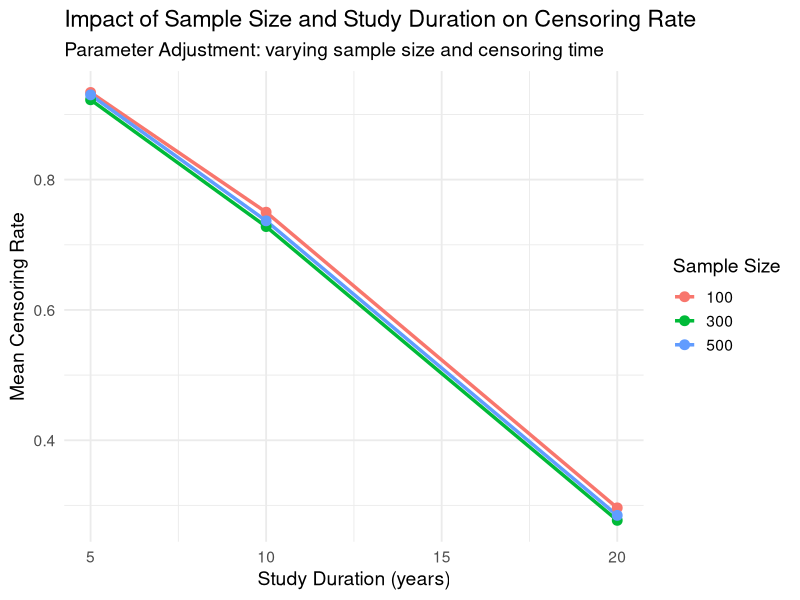
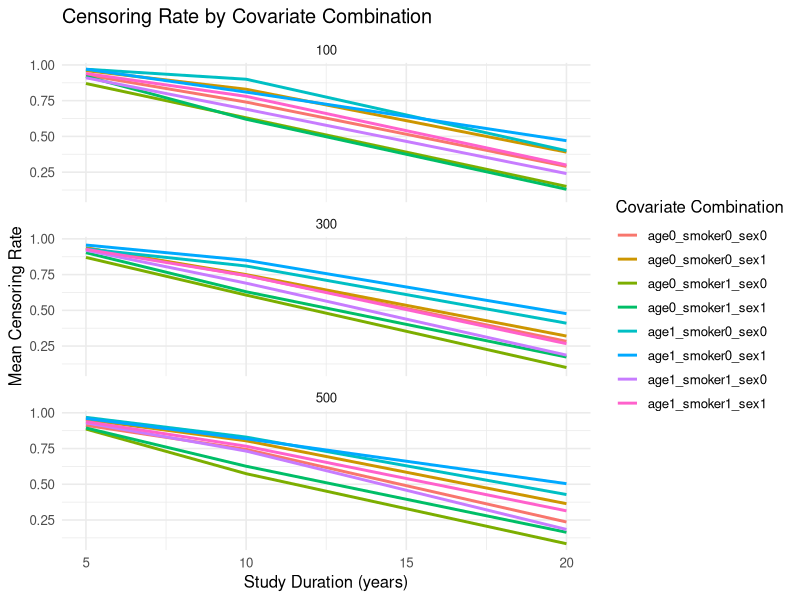

The R source for these figures, in order:
# AFT Weibull Simulation with Multiple Sample Sizes and Censoring Schemes
# Model: T = T_0 * exp(η_AFT) where T_0 ~ Weibull(shape=α, scale=β)
# η_AFT = b_age * age_binary + b_smoker * smoker + b_sex * sex
# Covariates: age (0=<70, 1=≥70), smoker (0=non-smoker, 1=smoker), sex (0=female, 1=male)

# For each covariate combination, generate n_points patients from that distribution
# Then apply 3 censoring times to each dataset

###Generate the data
set.seed(3456)

# Sample sizes to generate
n_points <- c(100, 300, 500)

# Censoring times (study end dates)
time1 <- 5  # years
time2 <- 10  # years  
time3 <- 20  # years
censoring_times <- c(time1, time2, time3)

# AFT Weibull parameters
alpha <- 2.1                 # Weibull shape parameter
L_med <- 15                  # Desired median lifetime for baseline group (years)
beta <- L_med / (log(2))^(1 / alpha)  # Weibull scale parameter

# AFT coefficients (for binary covariates)
b_age <- 0.2                 # Age effect (1=≥70 years vs 0=<70 years)
b_smoker <- -0.3              # Smoking effect (1=smoker vs 0=non-smoker)
b_sex <- 0.1                 # Sex effect (1=male vs 0=female)

# All 8 covariate combinations, all binary covariates
covariate_combos <- expand.grid(age = 0:1, smoker = 0:1, sex = 0:1)

#make names in the covariate_combos dataframe --> used for dataset naming later
covariate_combos$combo_label <- paste0(
  "age", covariate_combos$age, 
  "_smoker", covariate_combos$smoker,
  "_sex", covariate_combos$sex
)

generate_AFT_times <- function(n, age_val, smoker_val, sex_val, 
                               alpha, beta, b_age, b_smoker, b_sex) {
  # Calculate η_AFT for this covariate combination (same for all n patients)
  eta_AFT <- b_age * age_val + b_smoker * smoker_val + b_sex * sex_val
  
  T_0 <- rweibull(n, shape = alpha, scale = beta)
  
  points <- T_0 * exp(eta_AFT)
  
  return(list(
    eta_AFT = rep(eta_AFT, n),  # Same for all patients in this combo
    T_0 = T_0,
    points = points
  ))
}

apply_censoring <- function(points, censoring_time) {
  time_obs <- pmin(points, censoring_time)
  event_obs <- as.numeric(points <= censoring_time)
  censoring_rate <- 1 - mean(event_obs)
  
  return(list(
    time_obs = time_obs,
    event_obs = event_obs,
    censoring_rate = censoring_rate
  ))
}



###Run simulation
datasets <- list()
metadata_summary <- data.frame()

# Loop through sample sizes
for (n in n_points) {
  # Loop through all covariate combinations
  for (i in 1:nrow(covariate_combos)) {
    combo <- covariate_combos[i, ]
    combo_label <- combo$combo_label
    
    # Generate n_points event times for this covariate combination
    true_times <- generate_AFT_times(n, combo$age, combo$smoker, combo$sex,
                                     alpha, beta, b_age, b_smoker, b_sex)
    
    # Create base dataset with true times
    base_data <- data.frame(
      id = 1:n,
      age = rep(combo$age, n),
      smoker = rep(combo$smoker, n),
      sex = rep(combo$sex, n),
      combo_label = rep(combo_label, n),
      eta_AFT = true_times$eta_AFT,
      T_0 = true_times$T_0,
      points = true_times$points
    )
    
    # Apply each censoring scheme
    for (c_time in censoring_times) {
      c_name <- paste0("time", c_time)
      
      # Apply censoring
      censored <- apply_censoring(base_data$points, c_time)
      
      # Create censored dataset
      censored_data <- data.frame(
        base_data,
        censoring_time = c_time,
        time_obs = censored$time_obs,
        event_obs = censored$event_obs,
        censoring_rate = censored$censoring_rate
      )
      
      # Dataset name for flat structure
      dataset_name <- paste0("n", n, "_", combo_label, "_", c_name)
      
      # Store in flat structure
      datasets[[dataset_name]] <- list(
        data = censored_data,
        metadata = list(
          n_points = n,
          combo_label = combo_label,
          age = combo$age,
          smoker = combo$smoker,
          sex = combo$sex,
          censoring_time = c_time,
          censoring_rate = censored$censoring_rate,
          alpha = alpha,
          beta = beta,
          L_med = L_med,
          b_age = b_age,
          b_smoker = b_smoker,
          b_sex = b_sex,
          eta_AFT = true_times$eta_AFT[1],
          mean_points = mean(base_data$points),
          median_points = median(base_data$points),
          mean_time_obs = mean(censored$time_obs),
          n_events = sum(censored$event_obs),
          n_censored = sum(1 - censored$event_obs)
        )
      )
      
      # Add to summary table
      metadata_summary <- rbind(metadata_summary, data.frame(
        dataset_name = dataset_name,
        n_points = n,
        combo_label = combo_label,
        age = combo$age,
        smoker = combo$smoker,
        sex = combo$sex,
        censoring_time = c_time,
        censoring_rate = censored$censoring_rate,
        n_events = sum(censored$event_obs),
        n_censored = sum(1 - censored$event_obs),
        mean_points = mean(base_data$points),
        median_points = median(base_data$points),
        mean_time_obs = mean(censored$time_obs),
        alpha = alpha,
        beta = beta,
        L_med = L_med,
        eta_AFT = true_times$eta_AFT[1]
      ))
    }
  }
}

#print num of datasets and metadata summary
length(datasets)
metadata_summary 
#contians summary stats about the datasets (could ignore - was for me to make sure all made sense)
#creates 72 datasets that includes all 8 covariate combinations, 3 censoring times and 3 sample sizes 
# for each dataset in datasets there are points (true values)
#time_obs (censored values)
#event_obs (is point was censored or not) 


#How to access datasets for analysis
#datasets[['dataset_name']] will give you the dataset
#censored points are found with datasets[['dataset_name']]$data$time_obs
#true points are found with datasets[['dataset_name']]$data$points
#find all datasets with names(datasets)



###Parameter Adjustment
library(dplyr)
library(ggplot2)

#censoring_rate from different censoring_time and sample size
parameter_summary <- metadata_summary %>%
  group_by(n_points, censoring_time) %>%
  summarise(
    mean_censoring_rate = mean(censoring_rate),
    mean_time_obs = mean(mean_time_obs),
    .groups = "drop"
  )
print(parameter_summary)

#ggplot for the parameters
ggplot(parameter_summary, aes(x = censoring_time, 
                              y = mean_censoring_rate, 
                              color = factor(n_points))) +
  geom_line(linewidth = 1.2) +
  geom_point(size = 3) +
  labs(
    title = "Impact of Sample Size and Study Duration on Censoring Rate",
    subtitle = "Parameter Adjustment: varying sample size and censoring time",
    x = "Study Duration (years)",
    y = "Mean Censoring Rate",
    color = "Sample Size"
  ) +
  theme_minimal(base_size = 14)

#censoring_rate in all covariance combination
combo_summary <- metadata_summary %>%
  group_by(combo_label, n_points, censoring_time) %>%
  summarise(
    mean_censoring_rate = mean(censoring_rate),
    mean_time_obs = mean(mean_time_obs),
    .groups = "drop"
  )

head(combo_summary)

#ggplot for the all covariance combination
ggplot(combo_summary, aes(x = censoring_time, 
                          y = mean_censoring_rate, 
                          color = combo_label)) +
  geom_line(linewidth = 1) +
  facet_wrap(~n_points, ncol = 1) +
  labs(
    title = "Censoring Rate by Covariate Combination",
    x = "Study Duration (years)",
    y = "Mean Censoring Rate",
    color = "Covariate Combination"
  ) +
  theme_minimal(base_size = 12)

###Model Comparison
library(survival)
library(purrr)

all_predictions <- list()

for (dname in names(datasets)) {
  dat <- datasets[[dname]]$data
  
  # Skip dataset if too few events
  if (sum(dat$event_obs) < 5) next
  
  # Train & Test set split
  set.seed(123)
  train_idx <- sample(1:nrow(dat), 0.7 * nrow(dat))
  train_data <- dat[train_idx, ]
  test_data <- dat[-train_idx, ]
  
  # Weibull AFT Model & Median Survival Time
  aft_fit <- survreg(Surv(time_obs, event_obs) ~ 1, 
                     data = train_data, dist = "weibull")
  aft_median_pred <- tryCatch(predict(aft_fit, newdata = test_data, type = "response"),
                              error = function(e) {rep(NA, nrow(test_data))})
  
  # Cox Model & Median Survival Time
  get_median_surv <- function(model, new_data_row) {fit <- survfit(model, newdata = new_data_row)
    median_time <- summary(fit)$table["median"]
    if (is.null(median_time) || is.na(median_time)) {
      return(NA)}
    return(unname(median_time))}
  
  cox_fit <- coxph(Surv(time_obs, event_obs) ~ 1, data = train_data)
  cox_median_pred <- tryCatch({purrr::map_dbl(1:nrow(test_data), 
                                              ~ get_median_surv(cox_fit, test_data[.x, , drop = FALSE]))}, error = function(e) {
                                                rep(NA, nrow(test_data))})
  
  # Naive Model & Median Survival Time
  naive_fit <- lm(time_obs ~ 1, data = train_data)
  
  naive_median_pred <- tryCatch(predict(naive_fit, newdata = test_data),
                                error = function(e) {rep(NA, nrow(test_data))})
  
  # All the predicted median value in here
  prediction_results <- test_data %>%
    dplyr::select(time_obs, event_obs, age, smoker, sex) %>%
    mutate(
      dataset = dname,
      n_points = datasets[[dname]]$metadata$n_points,
      censoring_time = datasets[[dname]]$metadata$censoring_time,
      aft_median_pred = aft_median_pred,
      cox_median_pred = cox_median_pred,
      naive_median_pred = naive_median_pred
    )
  
  all_predictions[[dname]] <- prediction_results
  print(all_predictions[[dname]])
}

# for further evaluation, the hate y is included in the [prediction_results]
# the real y for comparing in the test set named [test_data].
# hate y is predicted median values from these three model: AFT/COX/NATIVE
# some cox_median_pred is NA, due to the survival probability doesn't dip below 0.5 within the observed time frame of the Kaplan-Meier curve.
# thus, we can know that the Cox model does not cover all scenarios (returns NA). 
# in terms of predicting median time, while the AFT model can (always returns a number)- better in survival analysis.
